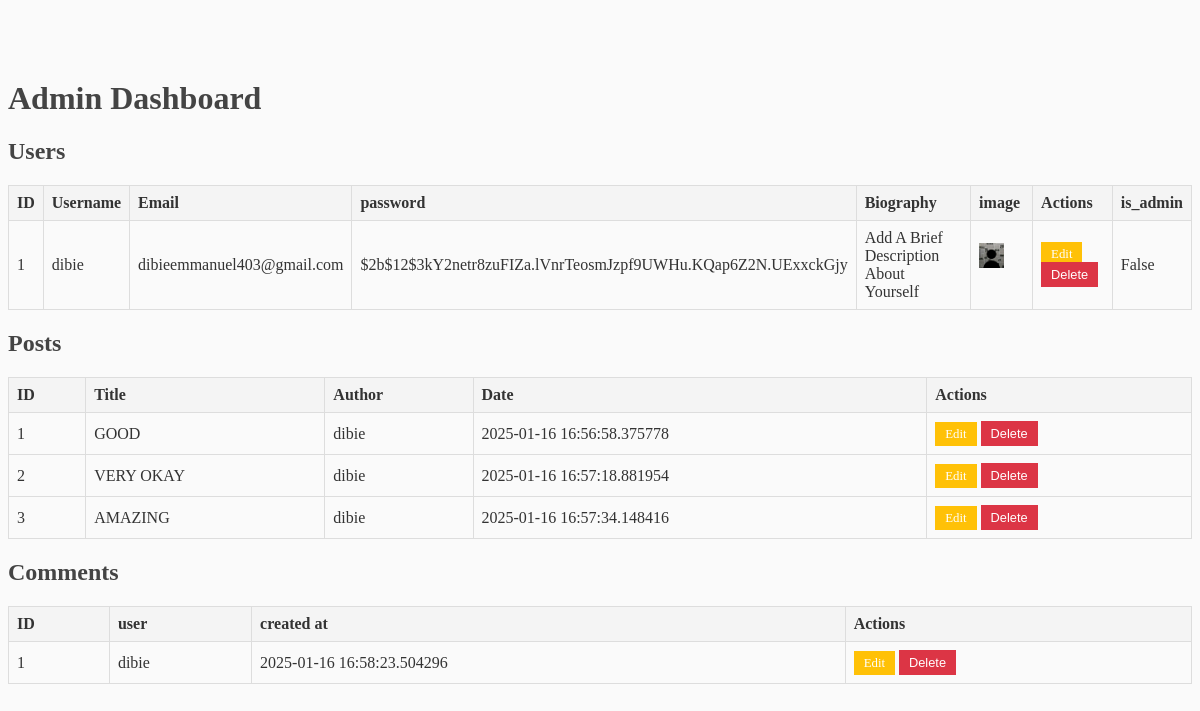
Page /admin (signed in) on the earlier database version.
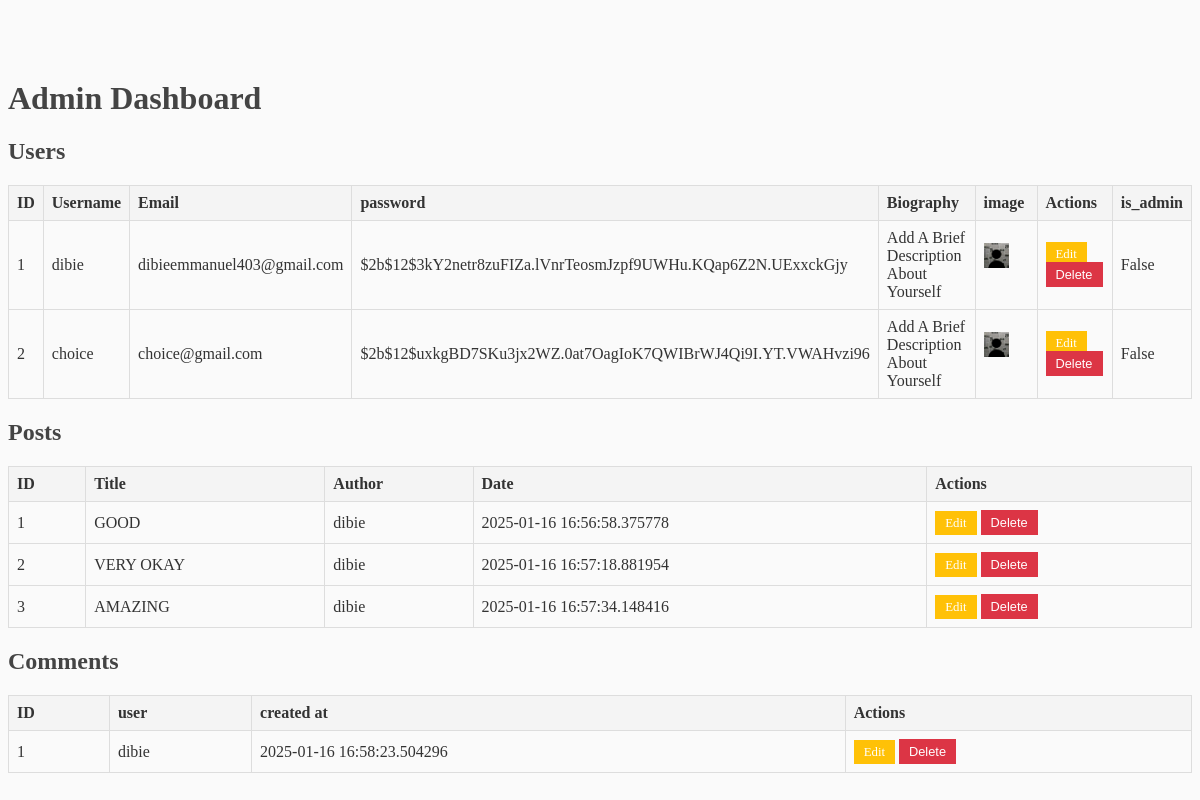
Same page on the later database version.
### flaskblog/models.py (models this page shows, shortened)
class User(db.Model, UserMixin):
    id = db.Column(db.Integer, primary_key=True)
    username = db.Column(db.String(20), nullable=False, unique=True)
    email = db.Column(db.String(120), nullable=False, unique=True)
    image_file = db.Column(db.String(20), nullable=False, default='default.jpg')
    password = db.Column(db.String(60), nullable=False)
    posts = db.relationship('Post', backref='author', lazy=True)
    is_admin = db.Column(db.Boolean, nullable=False,default=False)
    Biography= db.Column(db.Text, nullable=False,default='Add A Brief Description About Yourself')

class Post(db.Model):
    id = db.Column(db.Integer, primary_key=True)
    title = db.Column(db.String(100), nullable=False)
    content = db.Column(db.Text, nullable=False)
    date = db.Column(db.DateTime, nullable=False, default=datetime.utcnow)
    user_id = db.Column(db.Integer, db.ForeignKey('user.id'), nullable=False)
    is_admin = db.Column(db.Boolean, nullable=False,default=False)
    image = db.Column(db.String(20), nullable=True)

class Comment(db.Model):
    id = db.Column(db.Integer, primary_key=True)
    content = db.Column(db.String(500), nullable=False)
    user_id = db.Column(db.Integer, db.ForeignKey('user.id'), nullable=False)
    post_id = db.Column(db.Integer, db.ForeignKey('post.id'), nullable=False)
    created_at = db.Column(db.DateTime, default=datetime.utcnow)
    user = db.relationship('User', backref=db.backref('comments', lazy=True))
    post = db.relationship('Post', backref=db.backref('comments', lazy='dynamic'))

### flaskblog/routes.py (the view)
@app.route('/admin', methods=['GET', 'POST'])
@login_required
def admin_page():
    posts = Post.query.all()  # Fetch all posts
    users = User.query.all()  # Fetch all users
    comments=Comment.query.all()
    if current_user.email != 'dibieemmanuel403@gmail.com':  # Ensure the user is an admin
        flash("You are not authorized to access this page.", "danger")
        return redirect(url_for('home'))  # Redirect unauthorized users to home
    return render_template('admin.html', users=users, posts=posts,comments=comments)

### flaskblog/models.py (called while the page is built)
@login_manager.user_loader
def load_user(user_id):
    return User.query.get(int(user_id))

### flaskblog/templates/Admin.html (shortened to what this page needs)
<!DOCTYPE html>
<html lang="en">
<head>
    <link rel="stylesheet" href="{{ url_for('static', filename='main.css') }}">
</head>
<body>
    <div class="container">
        <h1 class="text-center text-primary">Admin Dashboard</h1>
        <h2 class="mt-5">Users</h2>
        <table class="table table-bordered">
            <thead>
                <tr>
                    <th>ID</th>
                    <th>Username</th>
                    <th>Email</th>
                    <th>password</th>
                    <th>Biography</th>
                    <th>image</th>
                    <th>Actions</th>
                    <th>is_admin</th>
                </tr>
            </thead>
            <tbody>
                {% for user in users %}
                <tr>
                    <td>{{ user.id }}</td>
                    <td>{{ user.username }}</td>
                    <td>{{ user.email }}</td>
                    <td>{{ user.password }}</td>
                    <td>{{ user.Biography }}</td>
                    <td><img class="rounded-circle border account-img2 border-primary"
                     src="{{ url_for('static', filename='profile_pics/' + user.image_file) }}"> </td>
                    <td>
                        <a href="{{ url_for('edit_user', user_id=user.id) }}" class="btn11 btn-warning btn-sm">Edit</a>
                        <form action="{{ url_for('delete_user', user_id=user.id) }}" method="POST" style="display:inline;">
                            <button type="submit" class="btn11 btn-danger btn-sm">Delete</button>
                        </form>
                    </td>
                    <td>{{ user.is_admin }}</td>
                </tr>
                {% endfor %}
            </tbody>
        </table>
        <h2 class="mt-5">Posts</h2>
        <table class="table table-bordered">
            <thead>
                <tr>
                    <th>ID</th>
                    <th>Title</th>
                    <th>Author</th>
                    <th>Date</th>
                    <th>Actions</th>
                </tr>
            </thead>
            <tbody>
                {% for post in posts %}
                <tr>
                    <td>{{ post.id }}</td>
                    <td>{{ post.title }}</td>
                    <td>{{ post.author.username }}</td>
                    <td>{{ post.date }}</td>
                    <td>
                        <a href="{{ url_for('edit_post', post_id=post.id) }}" class="btn11 btn-warning btn-sm">Edit</a>
                        <form action="{{ url_for('delete_post', post_id=post.id) }}" method="POST" style="display:inline;">
                            <button type="submit" class="btn11 btn-danger btn-sm">Delete</button>
                        </form>
                    </td>
                </tr>
                {% endfor %}
            </tbody>
        </table>
        <h2 class="mt-5">Comments</h2>
        <table class="table table-bordered">
            <thead>
                <tr>
                    <th>ID</th>
                    <th>user</th>
                    <th>created at</th>
                    <th>Actions</th>
                </tr>
            </thead>
            <tbody>
                {% for comment in comments %}
                <tr>
                    <td>{{ comment.id }}</td>
                    <td>{{ comment.user.username }}</td>
                    <td>{{ comment.created_at }}</td>
                    <td>
                        <a class="btn11 btn-warning btn-sm">Edit</a>
                        <form action="{{ url_for('delete_comment_admin', comment_id=comment.id) }}" method="POST" style="display:inline;">
                            <button type="submit" class="btn11 btn-danger btn-sm">Delete</button>
                        </form>
                    </td>
                </tr>
               {% endfor %}
            </tbody>
        </table>
    </div>
</body>
</html>

### flaskblog/static/main.css (style rules this page uses)
body { background: #fafafa; color: #333333; margin-top: 5rem; }
h1, h2, h3, h4, h5, h6 { color: #444444; }
.account-img2 { height: 25px; width: 25px; margin-right: 20px; margin-bottom: 16px; }
.table { width: 100%; margin-bottom: 20px; border-collapse: collapse; }
.table th, .table td { border: 1px solid #ddd; padding: 8px; text-align: left; }
.table th { background-color: #f4f4f4; }
.btn11 { text-decoration: none; padding: 5px 10px; color: #fff; border: none; cursor: pointer; }
.btn-warning { background-color: #ffc107; }
.btn-danger { background-color: #dc3545; }
.btn-sm { font-size: 0.8rem; }

Differences in the rows shown:
added User: id "2", username "choice", email "choice@gmail.com", password "$2b$12$uxkgBD7SKu3jx2WZ.0at7OagIoK7QWIBrWJ4Qi9I.YT.VWAHvzi96", Biography "Add A Brief Description About Yourself", image_file (placeholder picture), is_admin "False"
